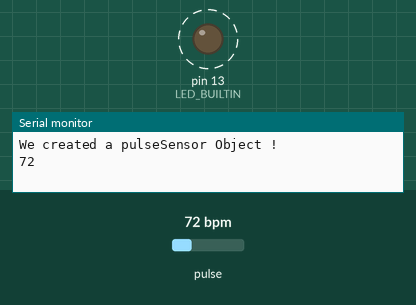
Simulated run of this sketch. Board: Arduino Uno, built with avr-gcc and run on an emulated ATmega328P. Parts: output pins drawn as LEDs (lit = HIGH), the last lines printed to the serial monitor. Dashed ring = blinking. The test bench sets the inputs (shaded band); at power-on: pulse 72 bpm.

Above: at 1.2 s.
1.3 s: pulse set to 42 bpm
At 3.3 s:
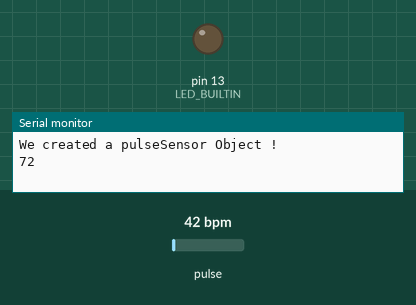
3.7 s: pulse set to 100 bpm
At 4.42 s:
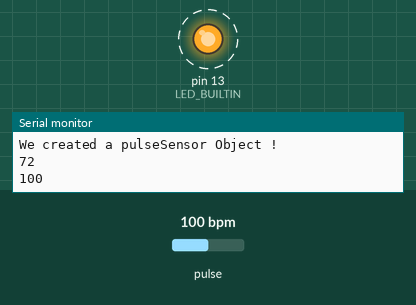
Timing chart, 0 to 12.7 s (numbered marks = the images above; inputs shaded):
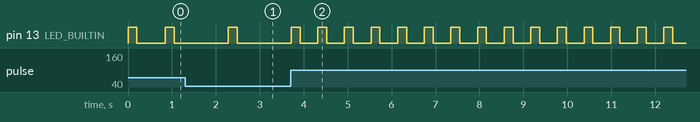

The sketch:

workoutbuddy_sensor_.ino
```cpp
#include <PulseSensorPlayground.h>  // Includes the PulseSensorPlayground Library.

// Variables
const int PulseWire = 0;          // PulseSensor PURPLE WIRE connected to ANALOG PIN 0
const int LED = LED_BUILTIN;      // The on-board Arduino LED, close to PIN 13.
int Threshold = 550;              // Determine which Signal to "count as a beat" and which to ignore.
int lastBPM = -1;                 // Variable to store last valid BPM reading, initialized to -1 to handle initial case

PulseSensorPlayground pulseSensor;  // Creates an instance of the PulseSensorPlayground object called "pulseSensor"

void setup() {
  Serial.begin(115200);          // For Serial Monitor

  // Configure the PulseSensor object, by assigning our variables to it.
  pulseSensor.analogInput(PulseWire);
  pulseSensor.blinkOnPulse(LED);       // Auto-magically blink Arduino's LED with heartbeat.
  pulseSensor.setThreshold(Threshold);

  if (pulseSensor.begin()) {
    Serial.println("We created a pulseSensor Object !");  // This prints one time at Arduino power-up, or on Arduino reset.
  }
}

void loop() {
  if (pulseSensor.sawStartOfBeat()) {  // Constantly test to see if "a beat happened".
    int myBPM = pulseSensor.getBeatsPerMinute();  // Calls function on our pulseSensor object that returns BPM as an "int".

    // If there's no last valid BPM recorded or the current BPM change is within 12 and BPM is within allowed range
    if ((lastBPM == -1 || (abs(myBPM - lastBPM) <= 12)) && (myBPM >= 40 && myBPM <= 120)) {
      Serial.println(myBPM);
      lastBPM = myBPM;  // Update lastBPM to current myBPM
    } else if (myBPM >= 40 && myBPM <= 120) {
      // If the initial BPM reading is valid, update lastBPM
      lastBPM = myBPM;
    }
  }

  delay(20);  // Considered best practice in a simple sketch.
}
```

Measured:
- after the input at 3.7 s, pin 13 (LED_BUILTIN): alternates HIGH for 0.20 s and LOW for 0.40 s, starting after 0.62 s
